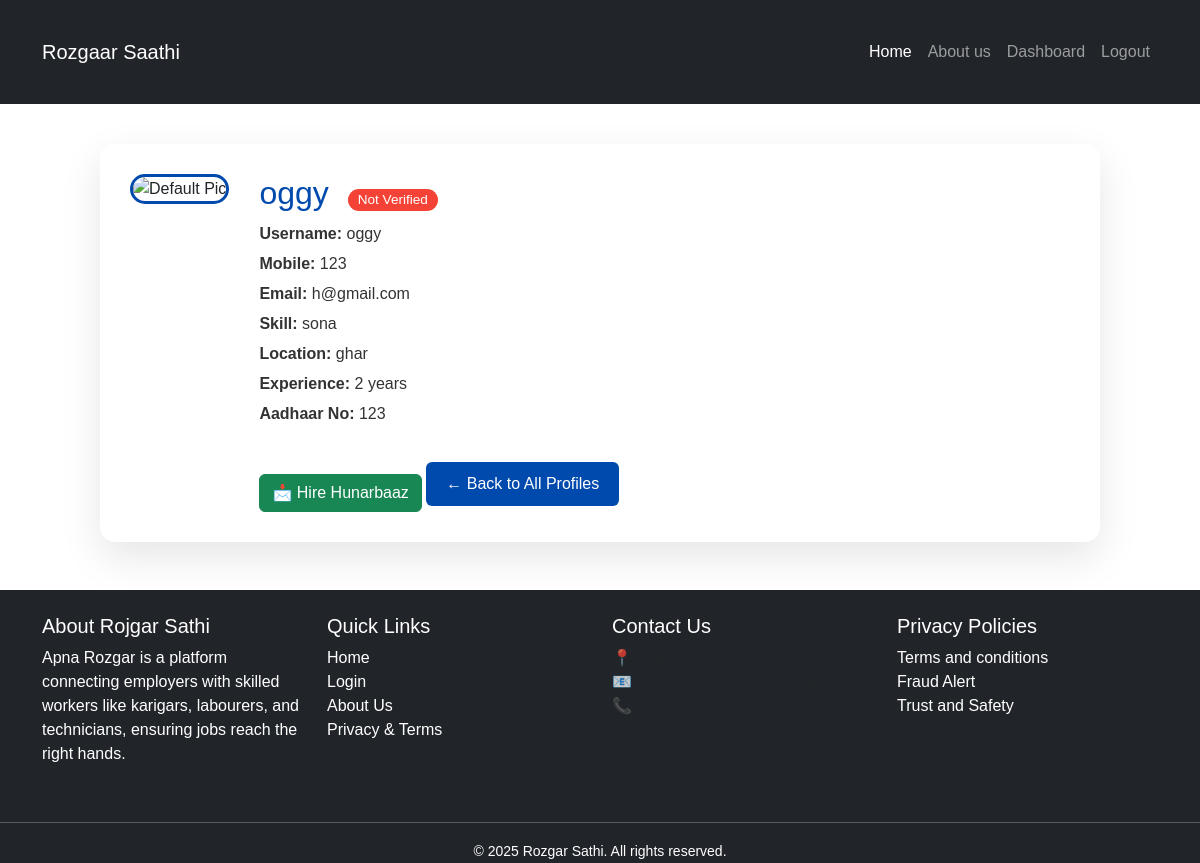
/client/hunarbaaz/4/ (signed in), run on an earlier commit of the app's database.
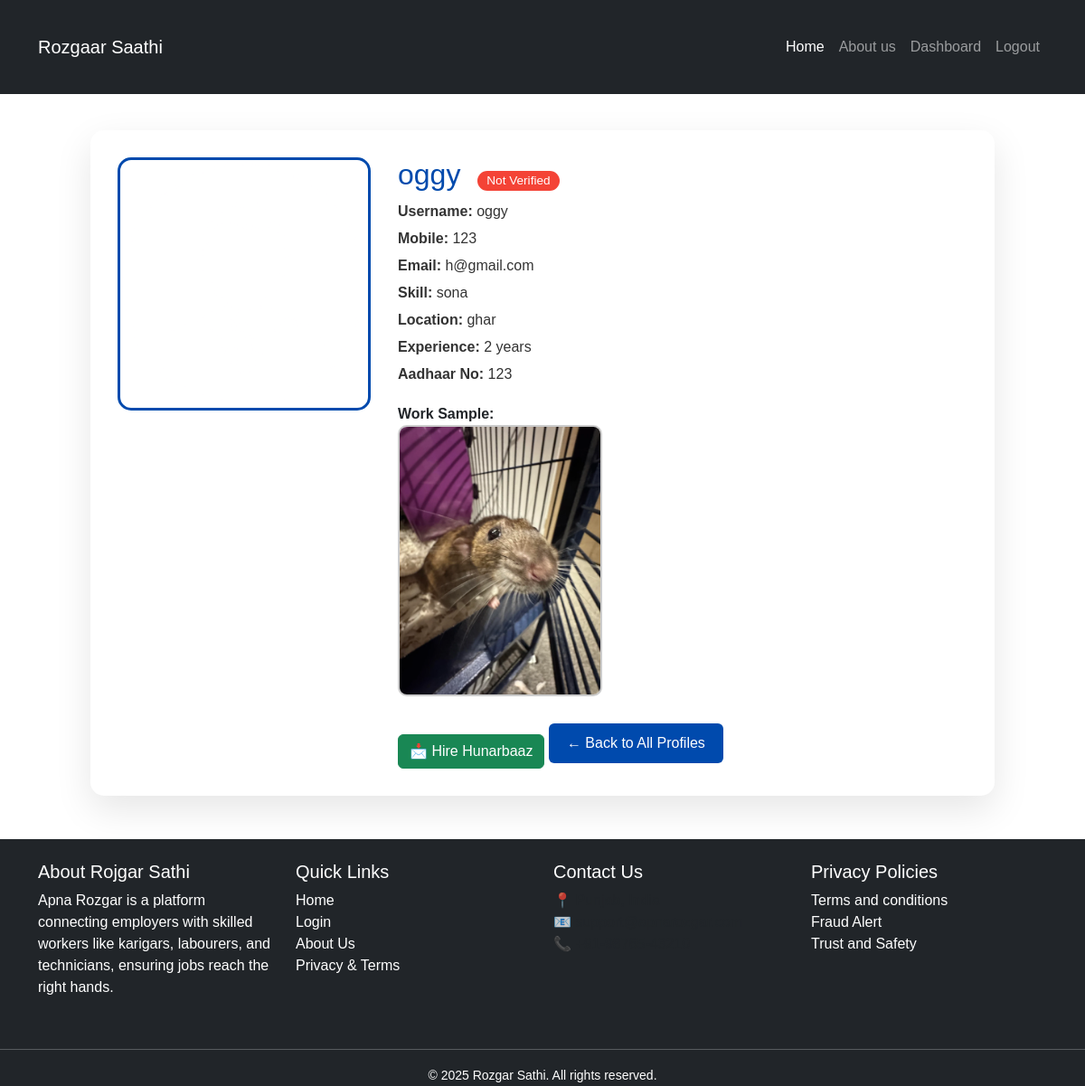
And on a later commit of the database.
### hunarbaaz/models.py (models this page shows, shortened)
class Hunarbaaz(models.Model):
    user = models.OneToOneField(User, on_delete=models.CASCADE)
    full_name = models.CharField(max_length=100)
    mobile = models.CharField(max_length=15)
    skill = models.CharField(max_length=100)
    location = models.CharField(max_length=100)
    experience = models.PositiveIntegerField(help_text="Years of experience")
    aadhaar_number = models.CharField(max_length=12, unique=True)
    profile_pic = models.ImageField(upload_to='hunarbaaz/profile_pics/', null=True, blank=True)
    work_sample = models.ImageField(upload_to='hunarbaaz/work_samples/', null=True, blank=True)
    is_verified = models.BooleanField(default=False)
    created_at = models.DateTimeField(auto_now_add=True)

### client/views.py (the view)
# urls.py: path('hunarbaaz/<int:id>/', views.hunarbaaz_detail_view, name='hunarbaaz_details'),
@login_required
def hunarbaaz_detail_view(request, id):
    profile = get_object_or_404(Hunarbaaz, id=id)
    return render(request, 'client/hunarbaaz_details.html', {'profile': profile})

### client/templates/client/hunarbaaz_details.html (shortened to what this page needs)
{% extends 'base/base.html' %}
{% load static %}
{% block content %}
<div class="profile-detail">
  <div>
    {% if profile.profile_pic %}
      <img src="{{ profile.profile_pic.url }}" alt="Profile Pic" class="profile-image">
    {% else %}
      <img src="{% static 'base/images/default.jpg' %}" alt="Default Pic" class="profile-image">
    {% endif %}
  </div>
  <div class="profile-info">
    <h2>{{ profile.full_name }}
      {% if profile.is_verified %}
        <span class="verified">Verified</span>
      {% else %}
        <span class="verified unverified">Not Verified</span>
      {% endif %}
    </h2>
    <p><strong>Username:</strong> {{ profile.user.username }}</p>
    <p><strong>Mobile:</strong> {{ profile.mobile }}</p>
    <p><strong>Email:</strong> {{ profile.user.email }}</p>
    <p><strong>Skill:</strong> {{ profile.skill }}</p>
    <p><strong>Location:</strong> {{ profile.location }}</p>
    <p><strong>Experience:</strong> {{ profile.experience }} years</p>
    <p><strong>Aadhaar No:</strong> {{ profile.aadhaar_number }}</p>
    {% if profile.work_sample %}
      <div class="work-sample">
        <strong>Work Sample:</strong><br>
        <img src="{{ profile.work_sample.url }}" alt="Work Sample">
      </div>
    {% endif %}
      <a href="{% url 'client:create_request' %}?hunarbaaz_id={{ profile.id }}" class="btn btn-success" style="margin-top: 15px;">📩 Hire Hunarbaaz</a>
    <a href="{% url 'client:all_profiles' %}" class="back-btn">← Back to All Profiles</a>
  </div>
</div>
{% endblock %}

What changed in the data, as far as the page shows it:
changed Hunarbaaz "oggy": profile_pic: picture added; work_sample: picture added
Also different on the page:
text now shown: "Work Sample:"
